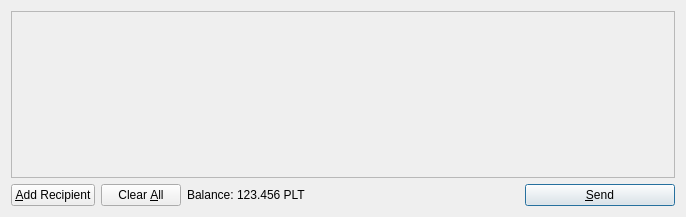
<?xml version="1.0" encoding="UTF-8"?>
<ui version="4.0">
 <class>SendCoinsDialog</class>
 <widget class="QDialog" name="SendCoinsDialog">
  <property name="geometry">
   <rect>
    <x>0</x>
    <y>0</y>
    <width>686</width>
    <height>217</height>
   </rect>
  </property>
  <property name="windowTitle">
   <string>Send Coins</string>
  </property>
  <layout class="QVBoxLayout" name="verticalLayout">
   <item>
    <widget class="QScrollArea" name="scrollArea">
     <property name="widgetResizable">
      <bool>true</bool>
     </property>
     <widget class="QWidget" name="scrollAreaWidgetContents">
      <property name="geometry">
       <rect>
        <x>0</x>
        <y>0</y>
        <width>666</width>
        <height>165</height>
       </rect>
      </property>
      <layout class="QVBoxLayout" name="verticalLayout_2">
       <property name="margin">
        <number>0</number>
       </property>
       <item>
        <layout class="QVBoxLayout" name="entries">
         <property name="spacing">
          <number>6</number>
         </property>
        </layout>
       </item>
       <item>
        <spacer name="verticalSpacer">
         <property name="orientation">
          <enum>Qt::Vertical</enum>
         </property>
         <property name="sizeHint" stdset="0">
          <size>
           <width>20</width>
           <height>40</height>
          </size>
         </property>
        </spacer>
       </item>
      </layout>
     </widget>
    </widget>
   </item>
   <item>
    <layout class="QHBoxLayout" name="horizontalLayout">
     <item>
      <widget class="QPushButton" name="addButton">
       <property name="toolTip">
        <string>Send to multiple recipients at once</string>
       </property>
       <property name="text">
        <string>&amp;Add Recipient</string>
       </property>
       <property name="icon">
        <iconset resource="../bitcoin.qrc">
         <normaloff>:/icons/add</normaloff>:/icons/add</iconset>
       </property>
       <property name="autoDefault">
        <bool>false</bool>
       </property>
      </widget>
     </item>
     <item>
      <widget class="QPushButton" name="clearButton">
       <property name="sizePolicy">
        <sizepolicy hsizetype="Minimum" vsizetype="Fixed">
         <horstretch>0</horstretch>
         <verstretch>0</verstretch>
        </sizepolicy>
       </property>
       <property name="toolTip">
        <string>Remove all transaction fields</string>
       </property>
       <property name="text">
        <string>Clear &amp;All</string>
       </property>
       <property name="icon">
        <iconset resource="../bitcoin.qrc">
         <normaloff>:/icons/remove</normaloff>:/icons/remove</iconset>
       </property>
       <property name="autoRepeatDelay">
        <number>300</number>
       </property>
       <property name="autoDefault">
        <bool>false</bool>
       </property>
      </widget>
     </item>
     <item>
      <layout class="QHBoxLayout" name="horizontalLayout_2">
       <property name="spacing">
        <number>3</number>
       </property>
       <item>
        <widget class="QLabel" name="label">
         <property name="text">
          <string>Balance:</string>
         </property>
        </widget>
       </item>
       <item>
        <widget class="QLabel" name="labelBalance">
         <property name="cursor">
          <cursorShape>IBeamCursor</cursorShape>
         </property>
         <property name="text">
          <string>123.456 PLT</string>
         </property>
         <property name="textInteractionFlags">
          <set>Qt::LinksAccessibleByMouse|Qt::TextSelectableByKeyboard|Qt::TextSelectableByMouse</set>
         </property>
        </widget>
       </item>
      </layout>
     </item>
     <item>
      <spacer name="horizontalSpacer">
       <property name="orientation">
        <enum>Qt::Horizontal</enum>
       </property>
       <property name="sizeHint" stdset="0">
        <size>
         <width>40</width>
         <height>20</height>
        </size>
       </property>
      </spacer>
     </item>
     <item>
      <widget class="QPushButton" name="sendButton">
       <property name="minimumSize">
        <size>
         <width>150</width>
         <height>0</height>
        </size>
       </property>
       <property name="toolTip">
        <string>Confirm the send action</string>
       </property>
       <property name="text">
        <string>&amp;Send</string>
       </property>
       <property name="icon">
        <iconset resource="../bitcoin.qrc">
         <normaloff>:/icons/send</normaloff>:/icons/send</iconset>
       </property>
       <property name="default">
        <bool>true</bool>
       </property>
      </widget>
     </item>
    </layout>
   </item>
  </layout>
 </widget>
 <resources>
  <include location="../bitcoin.qrc"/>
 </resources>
 <connections/>
</ui>
